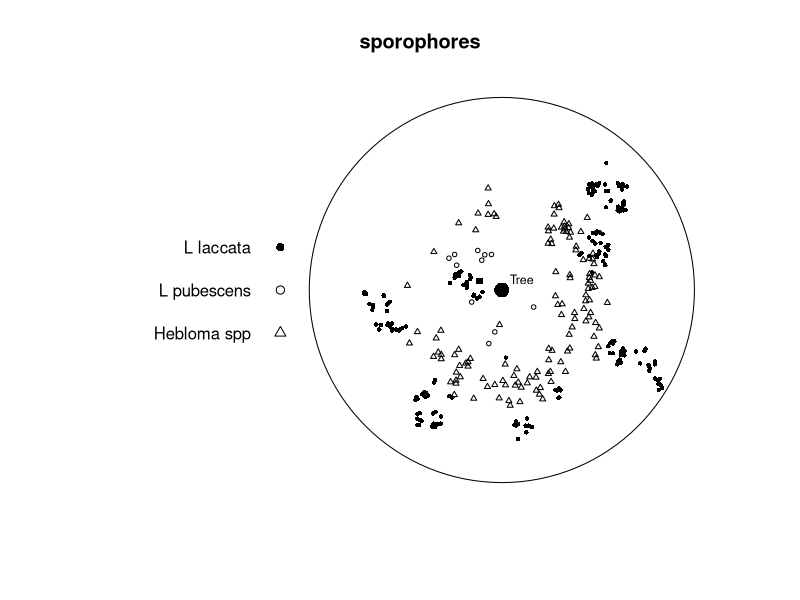

This figure's R source:
library(spatstat.data)


### Name: sporophores
### Title: Sporophores Data
### Aliases: sporophores
### Keywords: datasets

### ** Examples

  if(require(spatstat)) {
## reproduce Fig 1 in Ford et al (1980)
plot(sporophores, chars=c(16,1,2), cex=0.6, leg.args=list(cex=1.1))
points(0,0,pch=16, cex=2)
text(15,8,"Tree", cex=0.75)
  }
